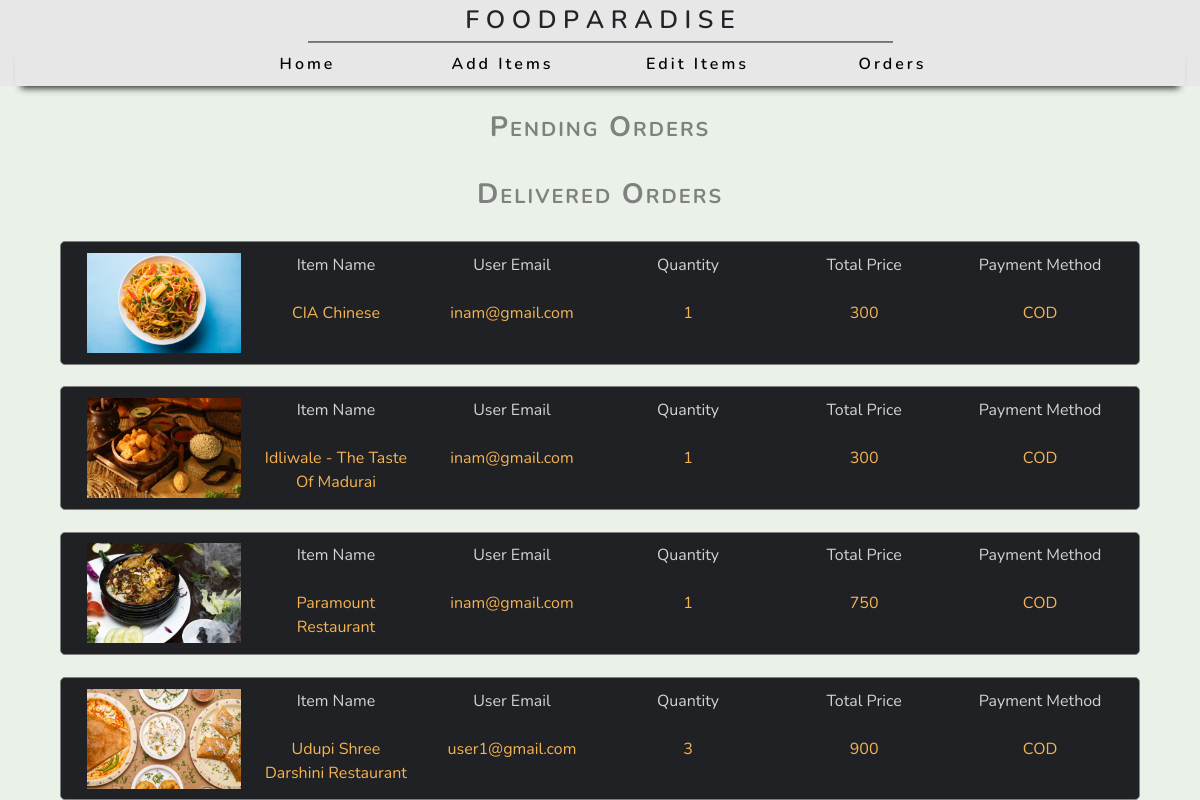
Screenshot of /Admin/orders_admin.php with the database file from the repository.
### tables this page shows
CREATE TABLE `items_master` (
  `id` int(255) NOT NULL,
  `item_photo` varchar(255) NOT NULL,
  `item_name` varchar(255) NOT NULL,
  `category` varchar(255) NOT NULL,
  `address` varchar(255) NOT NULL,
  `rating` varchar(255) NOT NULL,
  `miniutes` int(255) NOT NULL,
  `price` int(255) NOT NULL,
  `type` varchar(255) NOT NULL
);

CREATE TABLE `orders` (
  `id` int(255) NOT NULL,
  `user_email` varchar(255) NOT NULL,
  `product_id` int(255) NOT NULL,
  `quantity` int(255) NOT NULL,
  `status` varchar(255) NOT NULL,
  `total_price` int(255) NOT NULL
);

### Admin/orders_admin.php (the view, shortened to what this page needs)
<!DOCTYPE html>
<html lang="en">
<head>
    <?php include 'links.php';?>
    <link rel="stylesheet" href="css/list_items.css">
</head>
<body>
<?php include 'menu.php';?>
<div class="container">
            <div class="row justify-content-center">
                <div class="col-lg-12 text-center">
                    <div class="row justify-content-center">
                        <div class="col-lg-6 text-center">
                            <p class="h3"><b>Pending Orders</b></p>
                        </div>
                    </div>
                </div>
            </div>
        </div>
        <div class="container">
            <div class="row justify-content-center">
                <div class="col-lg-12 text-center">
                    <div class="row justify-content-center">
                        <div class="col-lg-6 text-center">
                            <p class="h3"><b>Delivered Orders</b></p>
                        </div>
                    </div>
                    <?php
                         $select_items_query = mysqli_query($con,"SELECT * FROM `orders` WHERE `status`='delivered' ");
                        while($res = mysqli_fetch_array($select_items_query))
                        {
                             $product_id = $res['product_id'];
                             $select_product = mysqli_query($con,"SELECT * from `items_master` WHERE `id`='$product_id'  ");
                                while($res_product = mysqli_fetch_array($select_product))
                                {
                                        ?>
                                        <div class="cardd-cont">
                                            <div class="row justify-content-center">
                                                <div class="col-lg-2 text-center">
                                                    <img src="<?php echo $res_product['item_photo'];?>"height="100px" width="154px">
                                                </div>
                                                <div class="col-lg-2 text-center">
                                                    <p class="title">Item Name</p><br>
                                                    <P><?php echo $res_product['item_name'];?></P>
                                                </div>
                                                <div class="col-lg-2 text-center">
                                                    <p class="title">User Email</p><br>
                                                    <P><?php echo $res['user_email'];?></P>
                                                </div>
                                                <div class="col-lg-2 text-center">
                                                    <p class="title">Quantity</p><br>
                                                    <p><?php echo $res['quantity'];?></p>
                                                </div>
                                                <div class="col-lg-2 text-center">
                                                    <p class="title">Total Price</p><br>
                                                    <p><?php echo $res['total_price'];?></p>
                                                </div>
                                                <div class="col-lg-2 text-center">
                                                    <p class="title">Payment Method</p><br>
                                                    <p>COD</p>
                                                </div>
                                            </div>
                                        </div>
                                    <?php
                                }
                        }
                    ?>
                </div>
            </div>
        </div>
</body>
</html>

### Admin/links.php (shortened to what this page needs)
<link rel="stylesheet" href="https://maxcdn.bootstrapcdn.com/bootstrap/4.5.2/css/bootstrap.min.css">

### Admin/menu.php (shortened to what this page needs)
<!DOCTYPE html>
<html lang="en">
<head>
   <?php
   include 'links.php';
   ?>
  <link rel="stylesheet" href="css/menu.css">
</head>
<body>
     <div class="container-fluid sticky-top" id="logo">
        <div class="row justify-content-center">
            <div class="col-md-12 text-center">
                <p>F O O D  P A R A D I S E</p>
            </div>
        </div>
        <div class="row justify-content-center" id="main">
            <div class="col-md-2 mar-pad-0">
                <div class="cont text-center">
                    <a href="index.php">Home</a>
                </div>
            </div>
            <div class="col-md-2 mar-pad-0">
                <div class="cont text-center">
                    <a href="additems.php">Add Items</a>
                </div>
            </div>
            <div class="col-md-2 mar-pad-0">
                <div class="cont text-center">
                    <a href="list_items.php">Edit Items</a>
                </div>
            </div>
            <div class="col-md-2 mar-pad-0">
                <div class="cont text-center">
                    <a href="orders_admin.php">Orders</a>
                </div>
            </div>
        </div>
    </div>
</body>
</html>

### Admin/css/list_items.css (style rules this page uses)
.cardd-cont { margin-top: 2%; border: 1px solid #808080; border-radius: 5px; padding: 1%; background: #1F2124; color: #F6B352; }
.cardd-cont p { margin: 0; }
.title { color: #d3d3d3; }
.h3 { margin-top: 5%; margin-bottom: 0; font-weight: 600; letter-spacing: 2px; color: #808080; font-variant: petite-caps; }

### Admin/css/menu.css (style rules this page uses)
body { margin: 0; padding: 0; background-color: #EAF1E8; font-family: 'Nunito', sans-serif; }
.mar-pad-0 { margin: 0; padding: 0; }
#logo { background: #E7E7E7; }
#logo p { line-height: 0px; padding: 20px 0px 5px 0px; font-size: 25px; font-weight: 600; }
#main { margin: 0; padding: 0; box-shadow: 0px 8px 7px -6px; background: #E7E7E7; }
#main a { display: block; color: black; }
.cont { font-weight: 600; letter-spacing: 3px; line-height: 43px; }
.cont a { color: black; }
.row { margin: 0; }

### Admin/links.php (style rules this page uses)
body { font-family: 'Karla', sans-serif; background: #E7E7E7; }

### rows the page displays
orders: user_email "inam@gmail.com", quantity "1", total_price "300"
items_master: item_photo (picture), item_name "CIA Chinese"
orders: user_email "inam@gmail.com", quantity "1", total_price "300"
items_master: item_photo (picture), item_name "Idliwale - The Taste Of Madurai"
orders: user_email "inam@gmail.com", quantity "1", total_price "750"
items_master: item_photo (picture), item_name "Paramount Restaurant"
orders: user_email "user1@gmail.com", quantity "3", total_price "900"
items_master: item_photo (picture), item_name "Udupi Shree Darshini Restaurant"
